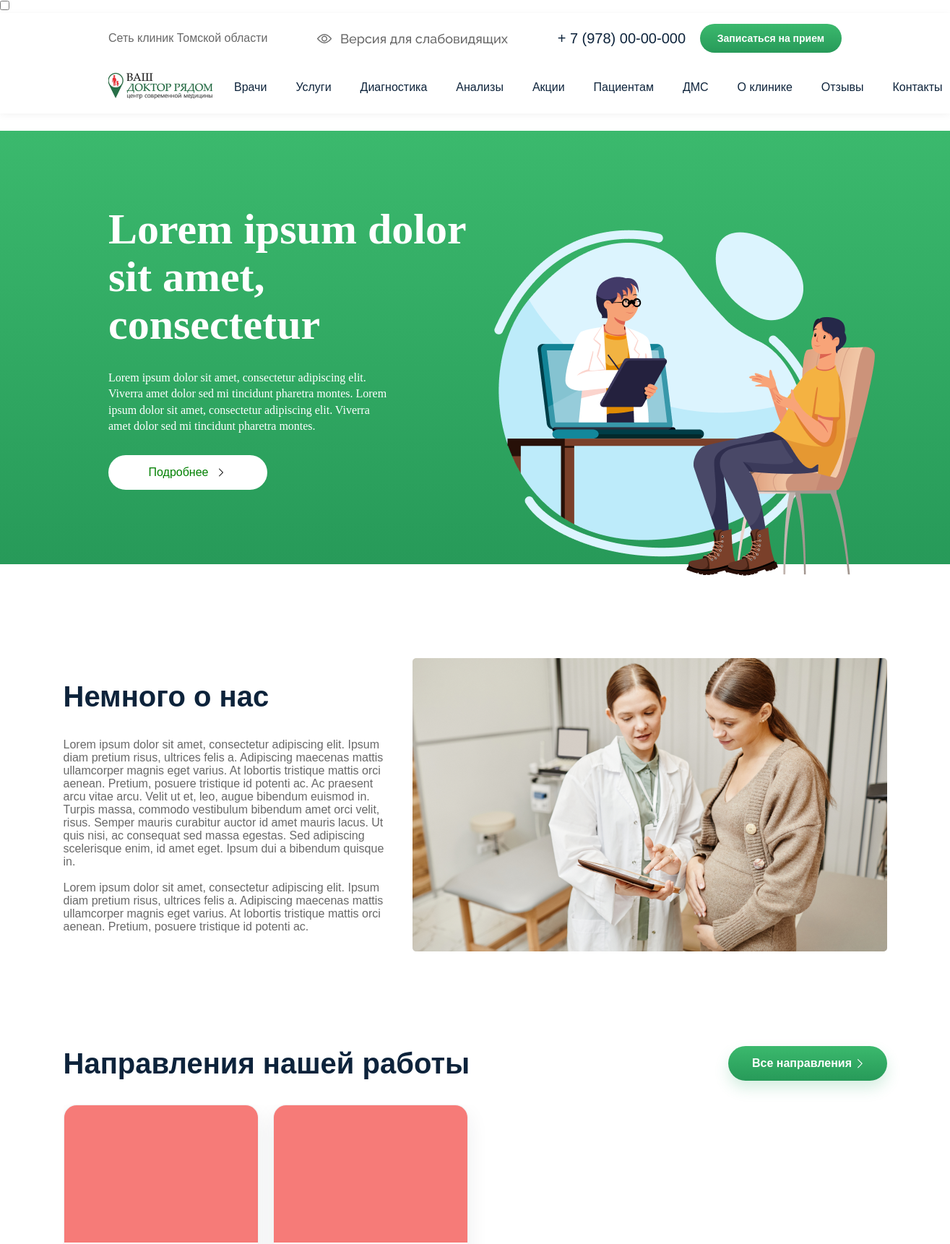
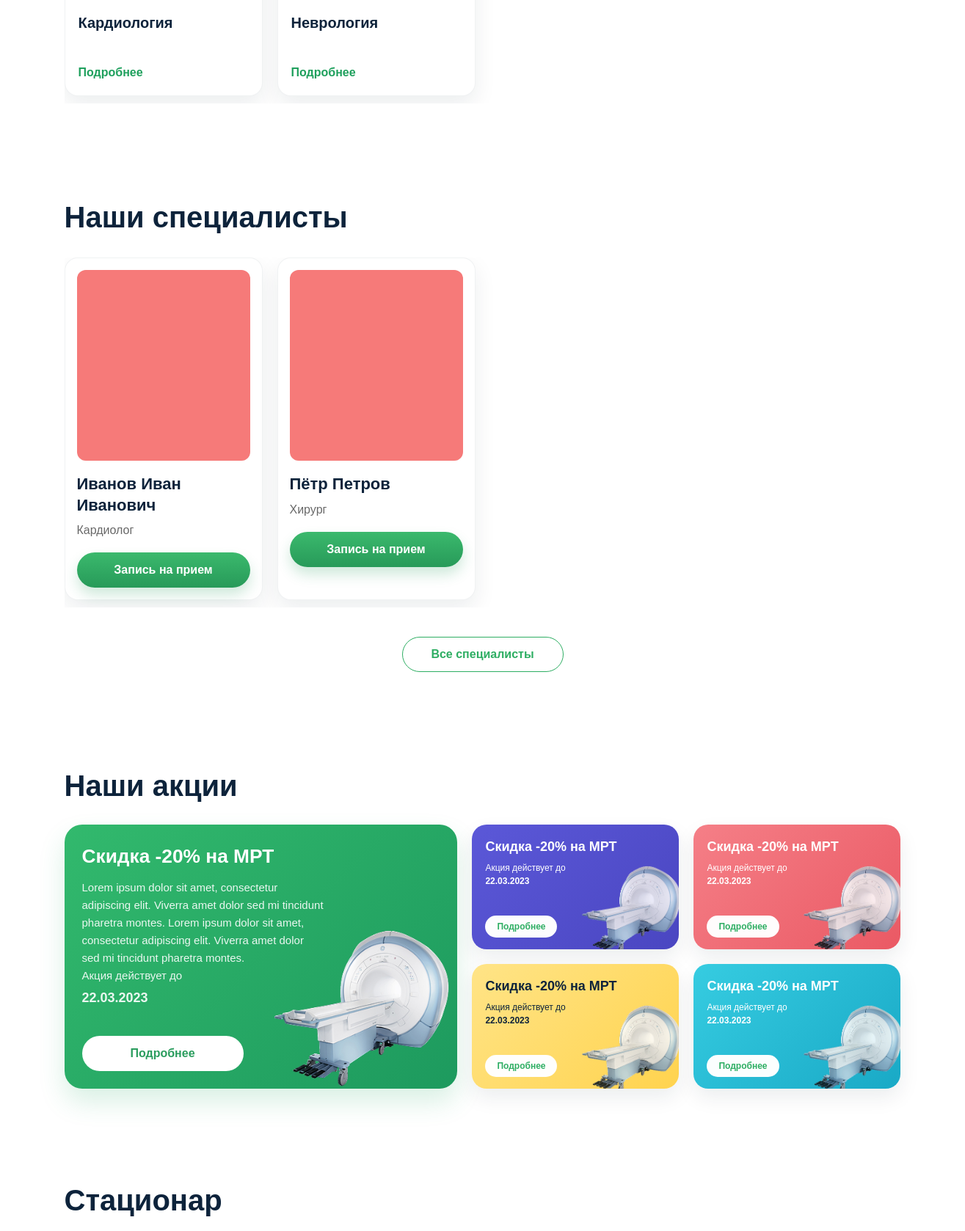
The page / (upper part) on the database its author committed (2 pictures, top to bottom).
### clinic/models.py (models this page shows, shortened)
class ServiceDirection(models.Model):
    title = models.CharField('Название направления', max_length=150)
    image = models.ImageField('Изображение', upload_to='services/')
    link_url = models.URLField('Ссылка/URL', max_length=200, blank=True, default='')
    class Meta:
        verbose_name = 'Направление работы'
        verbose_name_plural = 'Направления нашей работы'
        ordering = ['title']

class Doctor(models.Model):
    full_name = models.CharField(max_length=255, verbose_name='ФИО врача')
    specialty = models.CharField(max_length=150, verbose_name='Специализация')
    photo = models.ImageField(upload_to='doctors/', verbose_name='Фотография')
    appointment_url = models.URLField('Ссылка на запись', max_length=500, blank=True, default='')
    class Meta:
        verbose_name = 'Врач'
        verbose_name_plural = 'Врачи'

### clinic/views.py (the view)
# urls.py: path("", home_view, name="home"),
def home_view(request):
    doctors = Doctor.objects.all()
    services = ServiceDirection.objects.all()
    return render(request, 'index.html', {
        'doctors': doctors,
        'services': services,
    })

### templates/index.html (shortened to what this page needs)
{% extends "base.html" %}
{% load static %}
{% block content %}
<section class="hero">
    <div class="text-btn">
        <h1>
            Lorem ipsum dolor
            sit amet, <br> consectetur
        </h1>
        <p>
            Lorem ipsum dolor sit amet, consectetur adipiscing elit. <br>
             Viverra amet dolor sed mi tincidunt pharetra montes.
            Lorem <br> ipsum dolor sit amet, consectetur adipiscing elit.
             Viverra <br> amet dolor sed mi tincidunt pharetra montes.
        </p>
        <a href="#" class="more-btn">
            Подробнее
            <img src="{% static 'svg/down-arrow (1) 1.svg' %}" alt="стрелька">
        </a>
    </div>
    <div class="hero-image">
        <img  src="{% static 'images/TDV_M63_010 1.png' %}" alt="clinic">
    </div>
</section>
<section class="about-us">
    <div class="text_about_us">
        <h2>Немного о нас</h2>
        <p>Lorem ipsum dolor sit amet, consectetur adipiscing elit. Ipsum diam pretium risus, ultrices felis a.
            Adipiscing maecenas mattis ullamcorper magnis eget varius. At lobortis tristique mattis orci aenean. Pretium, posuere tristique id potenti ac.
            Ac praesent arcu vitae arcu. Velit ut et, leo, augue bibendum euismod in. Turpis massa, commodo vestibulum bibendum amet orci velit, risus.
            Semper mauris curabitur auctor id amet mauris lacus. Ut quis nisi, ac consequat sed massa egestas. Sed adipiscing scelerisque enim, id amet eget. Ipsum dui a bibendum quisque in. <br> <br>
           Lorem ipsum dolor sit amet, consectetur adipiscing elit. Ipsum diam pretium risus, ultrices felis a. Adipiscing maecenas mattis ullamcorper magnis eget varius. At lobortis tristique mattis orci aenean. Pretium, posuere tristique id potenti ac.
         </p>
    </div>
    <div class="image">
        <img src="{% static 'images/Mask group.png' %}" alt="image about us">
    </div>
</section>
<section class="services">
        <div class="title-button">
            <h2>Направления нашей работы</h2>
            <a class="btn" href="{% url 'services_list' %}">
                Все направления
                <img src="{% static 'svg/Down_Arrow_3_.svg' %}" alt="стрелка">
            </a>
        </div>
        <div class="services-list">
        {% for service in services %}
            <div class="services-card">
                <div class="pic">
                    {% if service.image %}
                        <img src="{{ service.image.url }}" alt="{{ service.title }}">
                    {% else %}
                        <img src="{% static 'images/Rectangle 5 (2).png' %}" alt="{{ service.title }}">
                    {% endif %}
                </div>
                <div class="card-info">
                    <h3>{{ service.title }}</h3>
                    <a href="{% url 'direction_detail' service.id %}" class="link2">Подробнее</a>
                </div>
            </div>
        {% empty %}
            <p>Направления пока не добавлены.</p>
        {% endfor %}
    </div>
</section>
<section class="specialists">
    <div class="text_btn">
        <h3>Наши специалисты</h3>
        <div class="scroll-arrows">
            <img id="scroll-btn-right" src="{% static 'svg/Down_Arrow_3_.svg' %}" alt="Скрол">
        </div>
    </div>
    <div class="specialists_cards">
        {% for doctor in doctors %}
            <div class="specialists_card">
                {% if doctor.photo %}
                    <img src="{{ doctor.photo.url }}" alt="{{ doctor.full_name }}">
                {% else %}
                    <img src="{% static 'images/TDV_M63_010 1.png' %}" alt="{{ doctor.full_name }}">
                {% endif %}
                <h3>{{ doctor.full_name }}</h3>
                <p>{{ doctor.specialty }}</p>
                <a href="{% url 'doctor_detail' doctor.pk %}">Запись на прием</a>
            </div>
        {% empty %}
            <p>Специалисты пока не добавлены.</p>
        {% endfor %}
    </div>
    <a class="all-specialists" href="{% url 'doctors_list' %}">Все специалисты</a>
</section>
<section class="promotions">
    <h3>Наши акции</h3>
    <div class="all-promotions">
        <div class="promotions-1">
          <h4>Скидка -20% на МРТ</h4>
            <p>Lorem ipsum dolor sit amet, consectetur adipiscing elit.
               Viverra amet dolor sed mi tincidunt pharetra montes.
               Lorem ipsum dolor sit amet, consectetur adipiscing elit.
               Viverra amet dolor sed mi tincidunt pharetra montes.
            </p>
            <p>Акция действует до <br><strong class="data">22.03.2023</strong></p>
            <a href="#" class="details-btn">
                Подробнее
            </a>
            <div class="image-mrt">
                <img src="{% static 'images/image 4.png' %}" alt="img">
            </div>
        </div>
        <div class="promotion-mini purple">
          <h4>Скидка -20% на МРТ</h4>
          <p>Акция действует до<br><strong>22.03.2023</strong></p>
          <a href="#">Подробнее</a>
          <img src="{% static 'images/image 4.png' %}" alt="МРТ">
        </div>
        <div class="promotion-mini pink">
           <h4>Скидка -20% на МРТ</h4>
           <p>Акция действует до<br><strong>22.03.2023</strong></p>
           <a href="#">Подробнее</a>
           <img src="{% static 'images/image 4.png' %}" alt="МРТ">
        </div>
        <div class="promotion-mini yellow">
          <h4>Скидка -20% на МРТ</h4>
          <p>Акция действует до<br><strong>22.03.2023</strong></p>
          <a href="#">Подробнее</a>
          <img src="{% static 'images/image 4.png' %}" alt="МРТ">
        </div>
        <div class="promotion-mini blue">
          <h4>Скидка -20% на МРТ</h4>
          <p>Акция действует до<br><strong>22.03.2023</strong></p>
          <a href="#">Подробнее</a>
          <img src="{% static 'images/image 4.png' %}" alt="МРТ">
        </div>
    </div>
</section>
<section class="inpatient">
    <h2>Стационар</h2>
</section>
{% endblock %}

### rows shown on the page
ServiceDirection: image (picture), title "Кардиология"
ServiceDirection: image (picture), title "Неврология"
Doctor: photo (picture), full_name "Иванов Иван Иванович", specialty "Кардиолог"
Doctor: photo (picture), full_name "Пётр Петров", specialty "Хирург"
